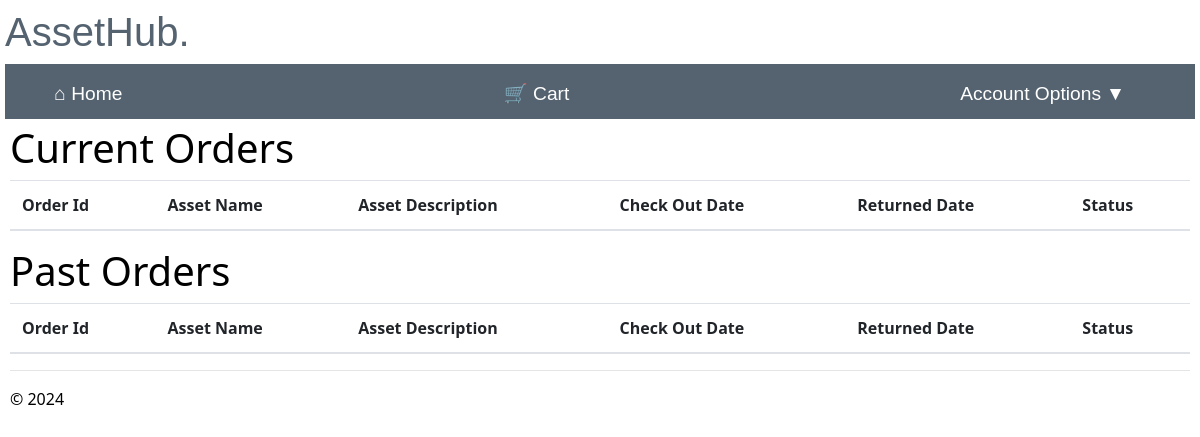
Page /order_history (signed in) on the earlier database version.
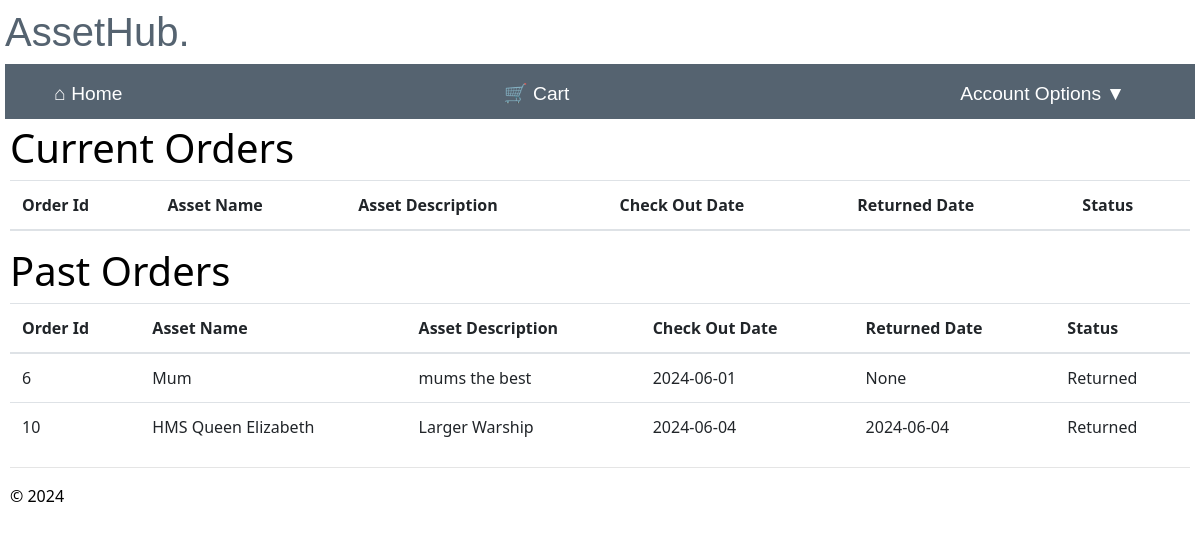
Same page on the later database version.
### app/models/models.py (models this page shows)
class Order(db.Model):
    __tablename__ = 'order'
    order_id = db.Column(db.Integer, primary_key=True, nullable=False)
    username = db.Column(db.Integer, db.ForeignKey('user.username'), nullable=False)#needs to be string
    asset_id = db.Column(db.String(100), db.ForeignKey('assets.asset_id'), nullable=False)
    branch_id = db.Column(db.Integer, db.ForeignKey('branch.branch_id'), nullable=False)
    check_out_date = db.Column(db.Date,nullable=False)
    return_date = db.Column(db.Date,nullable=True)
    status = db.Column(db.String(20),nullable= False, default='New Order')
    user = relationship('User', backref='order')
    asset = relationship('Assets', backref='order')
    branch = relationship('Branch', backref='order')

class Assets(db.Model):
    __tablename__ = 'assets'
    asset_id = db.Column(db.Integer, primary_key=True, nullable=False)
    asset_name = db.Column(db.String(100), nullable=True)#change to not null
    asset_description = db.Column(db.String(225), nullable=True)
    keyword = db.Column(db.String(50), nullable=False)
    available = db.Column(db.String(50), nullable=False, default='Y')

### app/main/routes.py (the view)
@bp.route("/order_history")
@login_required
def order_history():
    try:
        current_order_history = Order.query.filter(Order.username == current_user.username, Order.status != 'Returned').all()
        past_order_history = Order.query.filter(Order.username == current_user.username,Order.status == 'Returned').all()
        current_app.logger.info('Username: %s viewed their order history', current_user.username)
        order_history = current_order_history + past_order_history
        asset_names, asset_description, _ = get_asset_details(order_history)
        return render_template('order_history.html', current_order_history=current_order_history, asset_names=asset_names,asset_description=asset_description, past_order_history=past_order_history)
    except Exception as e:
        flash("An error occurred retrieving orders.")
        current_app.logger.warning('Username: %s had a problem viewing their order history', current_user.username)
    return redirect(url_for("main.home"))

### app/main/routes.py (called while the page is built)
@bp.context_processor
def inject_cart_count():
    if current_user.is_authenticated:
        cart_count = Cart.query.filter_by(username=current_user.username).count()
    else:
        cart_count = 0
    return dict(cart_count=cart_count)

### app/manager/routes.py (called while the page is built)
def get_asset_details(item_deatils):
    asset_names = {}
    asset_description = {}
    branch_names = {}
    for item in item_deatils:
        asset = Assets.query.filter_by(asset_id=item.asset_id).first()
        branch = Branch.query.filter_by(branch_id=item.branch_id).first()
        if asset:
            asset_names[item.asset_id] = asset.asset_name
            asset_description[item.asset_id] = asset.asset_description
        if branch:
            branch_names[item.branch_id] = branch.branch_name
    return asset_names, asset_description, branch_names

### app/user/routes.py (called while the page is built)
@bp.before_app_request
def make_session_permanent():
    session.permanent = True
    current_app.permanent_session_lifetime = timedelta(seconds=60)

### app/main/templates/order_history.html (shortened to what this page needs)
{% extends "layout.html" %}
{% block content %}
<h1>Current Orders</h1>
<table class="table table-hover">
    <thead class="active tables">
      <th>Order Id</th>
      <th>Asset Name</th>
      <th>Asset Description</th>
      <th>Check Out Date</th>
      <th>Returned Date</th>
      <th>Status</th>
    </thead>
  </table>
  <h1>Past Orders</h1>
  <table class="table table-hover">
    <thead class="past tables">
      <th>Order Id</th>
      <th>Asset Name</th>
      <th>Asset Description</th>
      <th>Check Out Date</th>
      <th>Returned Date</th>
      <th>Status</th>
    </thead>
    <tbody>
      {% for past_order_history in past_order_history %}
      <tr>
            <td>{{ past_order_history.order_id }}</td>
            <td>{{ asset_names[past_order_history.asset_id] }}</td>
            <td>{{ asset_description[past_order_history.asset_id ] }}</td>
            <td>{{ past_order_history.check_out_date }}</td>
            <td>{{ past_order_history.return_date }}</td>
            <td>{{ past_order_history.status }}</td>
      </tr>
      {% endfor %}
    </tbody>
  </table>
{% endblock %}

Differences in the rows shown:
added Order: order_id "6", check_out_date "2024-06-01", return_date "None", status "Returned"
now on this page (row edited): Assets: asset_name "Mum", asset_description "mums the best"
added Order: order_id "10", check_out_date "2024-06-04", return_date "2024-06-04", status "Returned"
now on this page (row unchanged): Assets: asset_name "HMS Queen Elizabeth", asset_description "Larger Warship"
